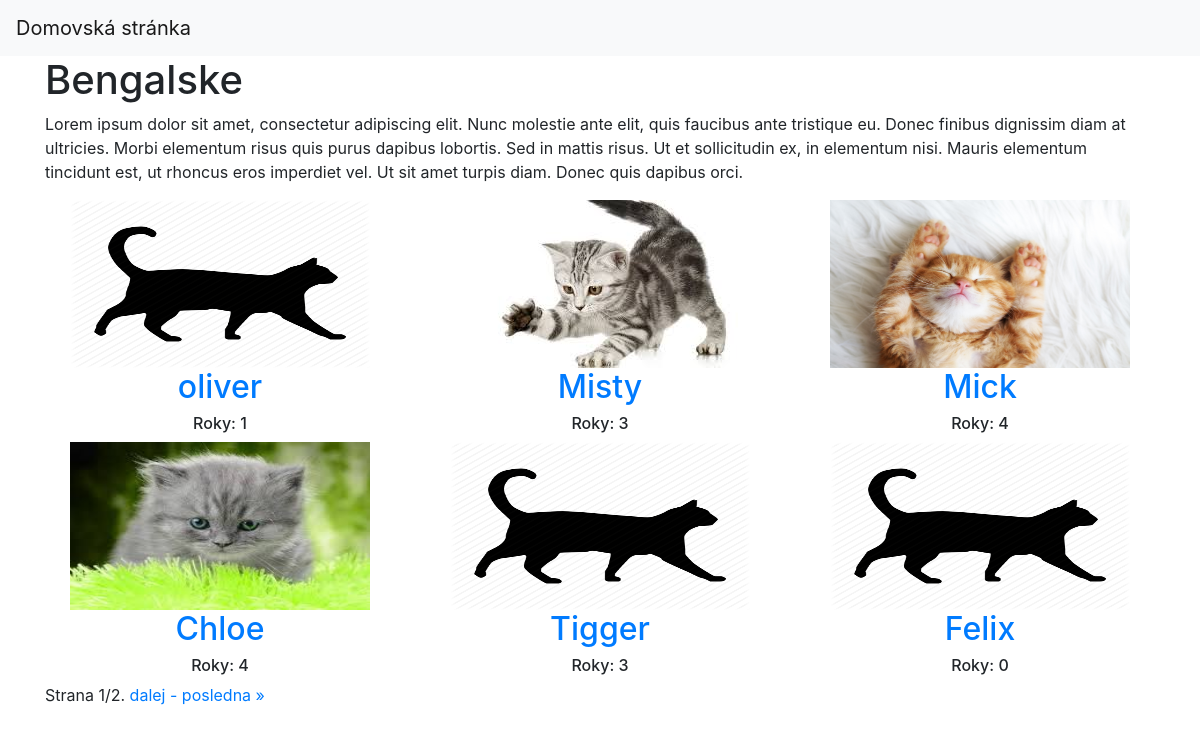
The app's page /Bengalske with its own data.
### macky/models.py (models this page shows, shortened)
class rasa(models.Model):
    meno_rasy = models.CharField(max_length=100)
    popis_rasy = models.TextField()
    image = models.ImageField(upload_to='images/', null=True, blank=True)

class macka(models.Model):
    typ_rasy = models.ForeignKey(rasa, on_delete=models.CASCADE)
    meno = models.CharField(max_length=50)
    rok = models.IntegerField(default=0)
    hmotnost = models.IntegerField()
    vyska = models.IntegerField()
    kastracie = models.CharField(max_length=50)
    popis = models.TextField()
    image = models.ImageField(upload_to='images/', null=True, blank=True)

### macky/views.py (the view)
# urls.py: path('<meno_rasy>', CatsView.as_view(), name='cats'),
class CatsView(ListView):
    template_name = 'macky/cats.html'
    paginate_by = 6
    def get_queryset(self):
        self.rasa_r = get_object_or_404(rasa, meno_rasy=self.kwargs['meno_rasy'])
        return macka.objects.filter(typ_rasy=self.rasa_r)
    def get_context_data(self, **kwargs):
        context = super().get_context_data(**kwargs)
        context['urcita_rasa'] = self.rasa_r
        return context

### macky/templates/macky/cats.html (shortened to what this page needs)
{% extends 'macky/base.html' %}
{% load static %}
{% block content %}
<div class="container">
    <h1>{{urcita_rasa.meno_rasy}}</h1>
    <p>{{urcita_rasa.popis_rasy}}</p>
    <div class="row text-center perszske-container">
                {% for cats in page_obj %}
                    <div class="col-lg-4">
                        {% if cats.image %}
                            <img src="{{cats.image.url}}" width="300" height="168">
                        {% else %}
                            <img src="{% static 'macky/pictures/icon_cat.png' %}" width="300" height="168">
                        {% endif %}
                        <a href="/macka/{{cats.id}}"><h2>{{cats.meno}} </h2></a>
                        <h6>Roky: {{cats.rok}}</h6>
                    </div>
                {% endfor %}
    </div>
    <div class="pagination text-center">
        <span class="step-links">
            <span class="current">
                Strana {{ page_obj.number }}/{{ page_obj.paginator.num_pages }}.
            </span>
            {% if page_obj.has_next %}
                <a href="?page={{ page_obj.next_page_number }}">dalej</a>
                <a href="?page={{ page_obj.paginator.num_pages }}">- posledna &raquo;</a>
            {% endif %}
        </span>
    </div>
</div>
{% endblock %}

### macky/templates/macky/base.html (shortened to what this page needs)
{% load static %}
<!DOCTYPE html>
<html lang="en">
<head>
    <link rel="stylesheet" href="https://stackpath.bootstrapcdn.com/bootstrap/4.3.1/css/bootstrap.min.css">
    <link rel="stylesheet" type="text/css" href="{% static 'macky/css/style.css' %}">
</head>
<body>
    <nav class="navbar navbar-expand-lg navbar-light bg-light">
        <a class="navbar-brand" href="/">Domovská stránka</a>
    </nav>
    {% block content %}
    {% endblock %}
</body>
</html>

### records on screen
rasa: meno_rasy "Bengalske", popis_rasy "Lorem ipsum dolor sit amet, consectetur adipiscing elit. Nunc molestie ante elit, quis faucibus ante tristique eu. Donec finibus dignissim diam at ultricies. Morbi elementum risus quis purus dapibus lobortis. Sed in mattis risus. Ut et sollicitudin ex, in elementum nisi. Mauris elementum tincidunt est, ut rhoncus eros imperdiet vel. Ut sit amet turpis diam. Donec quis dapibus orci."
macka: meno "oliver", rok "1"
macka: image (picture), meno "Misty", rok "3"
macka: image (picture), meno "Mick", rok "4"
macka: image (picture), meno "Chloe", rok "4"
macka: meno "Tigger", rok "3"
macka: meno "Felix", rok "0"

### other values on screen
{{ page_obj.number }} "1"
{{ page_obj.paginator.num_pages }} "2"
